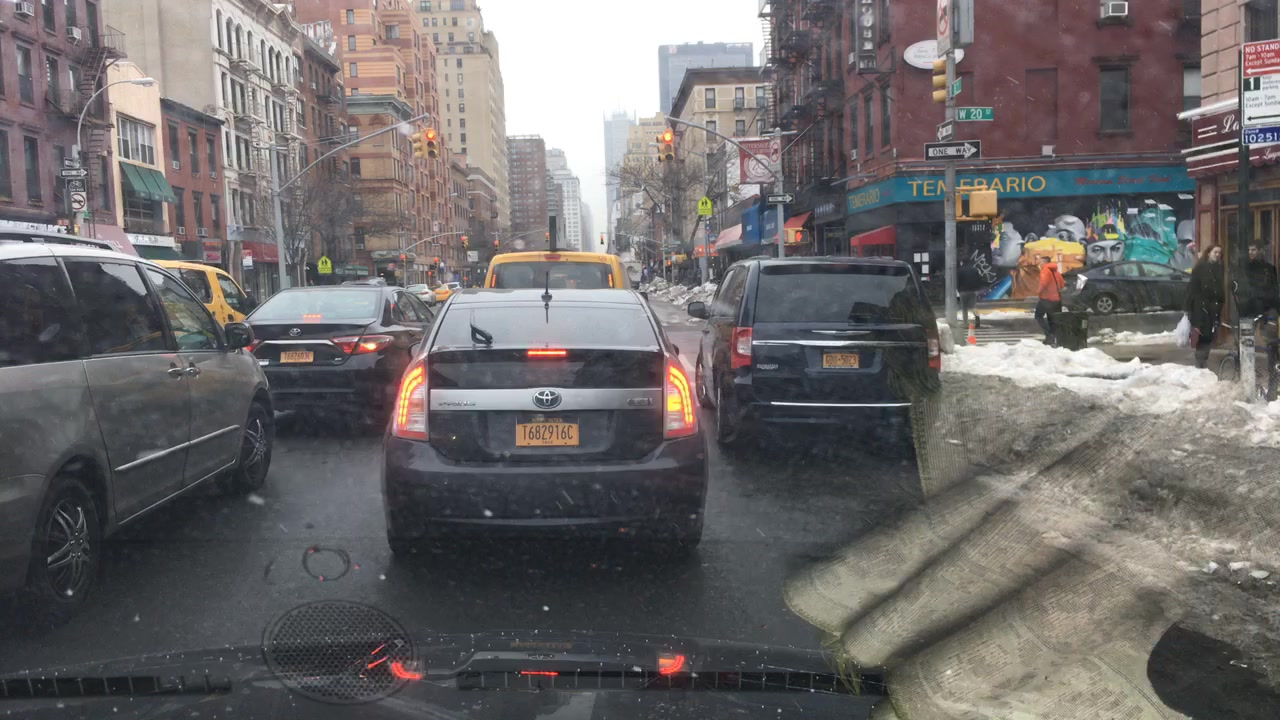
#> input picture data/test/1.jpg, 1280 x 720 px; its folder holds only this picture in this run
$ jupyter execute --allow-errors 06_Vehicle_recognition.ipynb
#> lines starting #> are read from the running program, lines starting #| are printed output that depends on the picture; after the words box and inside, x2 and y2 are one past the last pixel; in counts of white or black regions, pixels touching at a corner belong together
### src/window_manager.py
import cv2
import numpy as np


def slide_window_helper(img, x_start_stop=[None, None], y_start_stop=[None, None], window_size=[96, 64], overlapping=0.5):
    """
    Generate sliding windows over an image.

    Parameters:
    - img: numpy array, input image.
    - x_start_stop: list, x-axis start and stop positions for the window.
    - y_start_stop: list, y-axis start and stop positions for the window.
    - window_size: list, size of the sliding window [width, height].
    - overlapping: float, overlap percentage between consecutive windows.

    Returns:
    - windows: list, a list of sliding windows.
    """

    # If x or y start/stop positions are not defined, use the entire image
    x_start = x_start_stop[0] if x_start_stop[0] is not None else 0
    x_stop = x_start_stop[1] if x_start_stop[1] is not None else img.shape[1]
    y_start = y_start_stop[0] if y_start_stop[0] is not None else 0
    y_stop = y_start_stop[1] if y_start_stop[1] is not None else img.shape[0]

    # Calculate step size based on overlapping percentage
    step_x = int(window_size[0] * (1 - overlapping))
    step_y = int(window_size[1] * (1 - overlapping))

    # Initialize list to store sliding windows
    windows = []

    # Loop through x and y ranges
    for y in range(y_start, y_stop - window_size[1] + 1, step_y):
        for x in range(x_start, x_stop - window_size[0] + 1, step_x):
            # Calculate window coordinates
            window = [(x, y), (x + window_size[0], y + window_size[1])]
            windows.append(window)

    return windows


def slide_window(img, window_sizes, overlapping, x_start_stop=[None, None], y_start_stop=[None, None]):
    all_windows = []
    for (w, h), overlap in zip(window_sizes, overlapping):
        windows = slide_window_helper(img, x_start_stop, y_start_stop, [w, h], overlap)
        all_windows.extend(windows)
    return all_windows


# [5 lines left out: function draw_boxes, not called in this run]

### src/feature_manager.py
import numpy as np
from skimage import io, transform, feature
from tqdm import tqdm


def spatial_bin(image, size):

    features = transform.resize(image, size).ravel()

    return features


# [9 lines left out: function color_hist, not called in this run]


def hog_hist(
        image,
        orientations, pixels_per_cell, cells_per_block,
        transform_sqrt, channel_axis=None
):
    features = feature.hog(
        image,
        orientations=orientations,
        pixels_per_cell=pixels_per_cell,
        cells_per_block=cells_per_block,
        transform_sqrt=transform_sqrt,
        channel_axis=channel_axis,
    )
    return features


# [88 lines left out: functions feature_extraction, feature_pipeline, feature_from_images_pipeline, not called in this run]

### notebooks/06_Vehicle_recognition.ipynb
# Imports

[cell 1]
import sys
sys.path.append('../src')

from data_manager import (
    read_frame, annotations_for_frame,
    round_to_power_of_two,
    bounding_boxes_to_mask,
    run_length_encoding
)
from window_manager import slide_window, draw_boxes
from feature_manager import feature_extraction

import os
import math

import matplotlib.pyplot as plt
import pandas as pd
import numpy as np

import pickle
from tqdm import tqdm

import cv2
from skimage import io, color

data_path = '../data'

# Vehicle recognition dataset

[cell 2]
train_data_path = os.path.join(data_path, 'train')
test_data_path = os.path.join(data_path, 'test')

H, W, C = 720, 1280, 3
N = 2020

#> (a cell that did not finish here is left out)

# Check interesting window sizes

[cell 4]
interesting_windows = []

#> (the rest of this cell did not finish here and is left out)

[cell 5]
size_dic = {}

for i in range(1, 11):
    for j in range(1, 11):
        size_dic[(2**i, 2**j)] = interesting_windows.count((2**i, 2**j))

sorted_dic = dict(sorted(size_dic.items(), key=lambda item: item[1], reverse=True))
print(len(sorted_dic))
print(sorted_dic)
print(sum(sorted_dic.values()))

first_values_sum = sum(value for key, value in list(sorted_dic.items())[:5])
#> (the rest of this cell did not finish here and is left out)

# Search window

[cell 6]
# For method with extracted dataset

with open('models/classification_dataset_from_recognition_dataset_scaler.pkl', 'rb') as file:
#> (reads notebooks/models/classification_dataset_from_recognition_dataset_scaler.pkl from the repository)
    scaler = pickle.load(file)

with open('models/classification_dataset_from_recognition_dataset_classifier.pkl', 'rb') as file:
#> (reads notebooks/models/classification_dataset_from_recognition_dataset_classifier.pkl from the repository)
    classifier = pickle.load(file)

[cell 7]
# For method with external dataset

with open('models/external_classification_dataset_scaler.pkl', 'rb') as file:
#> (reads notebooks/models/external_classification_dataset_scaler.pkl from the repository)
    scaler = pickle.load(file)

with open('models/external_classification_dataset_classifier.pkl', 'rb') as file:
#> (reads notebooks/models/external_classification_dataset_classifier.pkl from the repository)
#> further down, test_image is the input picture: shape (720, 1280, 3); mean R, G, B 108.9, 105.4, 105.5
    classifier = pickle.load(file)

#> (a cell that did not finish here is left out)

#> (a cell that did not finish here is left out)

[cell 10]
# slide_window_params['window_sizes'] = \
#     [(32, 32), (64, 64), (128, 128), (256, 256), (512, 512)] + \
#     [(32, 16), (64, 32), (128, 64), (256, 128)] + \
#     [(256, 512)]
# slide_window_params['overlapping'] = \
#     [0.25, 0.25, 0.25, 0.25, 0.25] + \
#     [0.25, 0.25, 0.25, 0.25] + \
#     [0.25]

# slide_window_params['window_sizes'] = [(64,64), (128, 128), (256, 256), (512, 512)]
# slide_window_params['overlapping'] = [0.5, 0.5, 0.5, 0.5]

slide_window_params = {
    'x_start_stop': [None, None],
    'y_start_stop': [200, 550],
    'window_sizes': [(32,32), (64,64), (128, 128), (256, 256)],
    'overlapping': [0.5, 0.5, 0.5, 0.5]
}

print(slide_window_params['window_sizes'])

#> (the rest of this cell did not finish here and is left out)

[cell 11]
# For method with extracted dataset

slide_window_params = {
    'x_start_stop': [None, None],
    'y_start_stop': [200, 550],
    'window_sizes': [(32,32), (64,64), (128, 128), (256, 256)],
    'overlapping': [0.5, 0.5, 0.5, 0.5]
}
spatial_bin_params = {
    'spatial_size': (32,32)
}
color_hist_params = {
    'color_bins_n': 32,
    'color_bins_range': (0,256)
}
hog_hist_params = {
    'channel_axis': 2,
    'orientations': 9,
    'pixels_per_cell': (8, 8),
    'cells_per_block': (2, 2),
    'transform_sqrt': True
}

from skimage import transform

# [43 lines left out: function search_windows, not called in this run]

#> (the rest of this cell did not finish here and is left out)

[cell 12]
# For method with external dataset

slide_window_params = {
    'x_start_stop': [None, None],
    'y_start_stop': [200, 550],
    'window_sizes': [(32,32), (64,64), (128, 128), (256, 256)],
    'overlapping': [0.5, 0.5, 0.5, 0.5]
}
spatial_bin_params = {
    'spatial_size': (32,32)
}
color_hist_params = {
    'color_bins_n': 32,
    'color_bins_range': (0,256)
}
hog_hist_params = {
    'channel_axis': None,
    'orientations': 9,
    'pixels_per_cell': (8, 8),
    'cells_per_block': (2, 2),
    'transform_sqrt': True
}

from feature_manager import spatial_bin, hog_hist

def feature_extraction(
    image,
    spatial_size,
    color_bins_n, color_bins_range,
    orientations, pixels_per_cell, cells_per_block, transform_sqrt,
    channel_axis=None
):

    features = []

    spatial_features = spatial_bin(
        image,
        size=spatial_size
    )
    features.append(spatial_features)

    # [5 lines of commented-out code are left out]

    if channel_axis is not None:
        for channel in range(image.shape[channel_axis]):
            hog_features = hog_hist(
                image[:,:,channel],
                orientations=orientations, pixels_per_cell=pixels_per_cell, cells_per_block=cells_per_block,
                transform_sqrt=transform_sqrt
            )
            features.append(hog_features)
    else:
        hog_features = hog_hist(
                image,
                orientations=orientations, pixels_per_cell=pixels_per_cell, cells_per_block=cells_per_block,
                transform_sqrt=transform_sqrt
            )
        features.append(hog_features)

    return np.concatenate(features)

from skimage import io , color, transform

def search_windows(
    img, windows,
    scaler, classifier,
    spatial_size,
    color_bins_n, color_bins_range,
    orientations, pixels_per_cell, cells_per_block, transform_sqrt, channel_axis,
    resize=(64,64)
):

    # Create an empty list to receive positive detection windows
    on_windows = []
    # Iterate over all windows in the list
    count = 0

    for window in windows:
        count += 1

        # Extract the test window from original image
        test_img = transform.resize(img[window[0][1]:window[1][1], window[0][0]:window[1][0]], resize)
        test_img = color.rgb2gray(test_img)

        # Extract features for that window using single_img_features()
        features = feature_extraction(
            test_img,
            spatial_size,
            color_bins_n, color_bins_range,
            orientations, pixels_per_cell, cells_per_block, transform_sqrt, channel_axis
        )

        # Scale extracted features to be fed to classifier
        test_features = scaler.transform(np.array(features).reshape(1, -1))

        # Predict using your classifier
        prediction = classifier.predict(test_features)

        if prediction == 1 and not any(
            all(
                [win[0][0] <= window[0][0], win[0][1] <= window[0][1],
                 win[1][0] >= window[1][0], win[1][1] >= window[1][1]]
            ) for win in on_windows
        ):
            on_windows.append(window)

    return on_windows


#> (the rest of this cell did not finish here and is left out)

# Heatmap

[cell 13]
from scipy.ndimage import label

def add_heat(heatmap, bbox_list):
    for box in bbox_list:
        heatmap[box[0][1]:box[1][1], box[0][0]:box[1][0]] += 1
    return heatmap

def apply_threshold(heatmap, threshold):
    heatmap[heatmap <= threshold] = 0
    return heatmap

# [16 lines left out: function draw_labeled_bboxes, not called in this run]

#> (a cell that did not finish here is left out)

#> (a cell that did not finish here is left out)

[cell 16]
plt.figure(figsize=(16,9))
plt.subplot(1,2,1)
#> (the rest of this cell did not finish here and is left out)

# Recognition

[cell 17]
# For method with extracted dataset

slide_window_params = {
    'x_start_stop': [None, None],
    'y_start_stop': [200, 550],
    'window_sizes': [(32,32), (64,64), (128, 128), (256, 256)],
    'overlapping': [0.5, 0.5, 0.5, 0.5]
}
spatial_bin_params = {
    'spatial_size': (32,32)
}
color_hist_params = {
    'color_bins_n': 32,
    'color_bins_range': (0,256)
}
hog_hist_params = {
    'channel_axis': 2,
    'orientations': 9,
    'pixels_per_cell': (8, 8),
    'cells_per_block': (2, 2),
    'transform_sqrt': True
}
heat_threshold = 1

with open('models/classification_dataset_from_recognition_dataset_scaler.pkl', 'rb') as file:
    scaler = pickle.load(file)

with open('models/classification_dataset_from_recognition_dataset_classifier.pkl', 'rb') as file:
    classifier = pickle.load(file)

NAME_OF_OUTPUT_FILE = 'outputs/with_classification_dataset_from_recognition_dataset.csv'

[cell 18]
# For method with external dataset

slide_window_params = {
    'x_start_stop': [None, None],
    'y_start_stop': [200, 550],
    'window_sizes': [(32,32), (64,64), (128, 128), (256, 256)],
    'overlapping': [0.5, 0.5, 0.5, 0.5]
}
spatial_bin_params = {
    'spatial_size': (32,32)
}
color_hist_params = {
    'color_bins_n': 32,
    'color_bins_range': (0,256)
}
hog_hist_params = {
    'channel_axis': None,
    'orientations': 9,
    'pixels_per_cell': (8, 8),
    'cells_per_block': (2, 2),
    'transform_sqrt': True
}
heat_threshold = 1

with open('models/external_classification_dataset_scaler.pkl', 'rb') as file:
    scaler = pickle.load(file)

with open('models/external_classification_dataset_classifier.pkl', 'rb') as file:
    classifier = pickle.load(file)

NAME_OF_OUTPUT_FILE = 'outputs/with_classification_dataset_from_external_dataset.csv'

[cell 19]
test_files = sorted(os.listdir(test_data_path), key=lambda x: int(x.split('.')[0]))
test_files[:2]

[cell 20]
# [11 lines left out: function bounding_boxes_to_mask, not called in this run]

[cell 21]
rows = []

#> (the rest of this cell did not finish here and is left out)

#> after the loop in slide_window, `for (w, h), overlap in zip(window_sizes, overlapping):`: all_windows = 2016 items

    # Detects cars in the windows
    windows_with_cars = search_windows(
        test_image, windows,
        scaler, classifier,
        **spatial_bin_params,
        **color_hist_params,
        **hog_hist_params
    )
#> the loop in search_windows, `for window in windows:` made 2016 passes
#> (window, prediction) on passes 1 to 3: ([(0, 200), (32, 232)], [0]), ([(16, 200), (48, 232)], [1]), ([(32, 200), (64, 232)], [0])
#> pass 1, in search_windows, `test_img = transform.resize(img[window[0][1]:window[1][1], window[0][0..`:
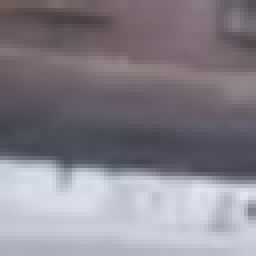
#> test_img: shape (64, 64, 3) float64 (shown 4 times larger); mean R, G, B 0.529, 0.51, 0.546
#> pass 2, in search_windows, `test_img = transform.resize(img[window[0][1]:window[1][1], window[0][0..`:
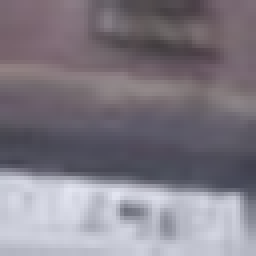
#> test_img: shape (64, 64, 3) float64 (shown 4 times larger); mean R, G, B 0.507, 0.485, 0.523
#> after the loop in search_windows, `for window in windows:`:
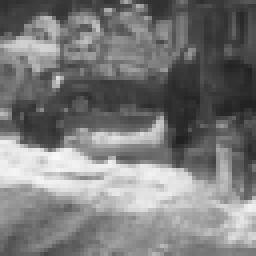
#> test_img: shape (64, 64) float64 (shown 4 times larger); min 0.127, max 0.975, mean 0.481
#> after the loop in search_windows, `for window in windows:`: count = 2016; on_windows = 158 items
    # Heatmap
    heat = np.zeros_like(test_image[:,:,0]).astype(np.float32)
    heat = add_heat(heat, windows_with_cars)
#> the loop in add_heat, `for box in bbox_list:` made 158 passes
#> box on passes 1 to 3: [(16, 200), (48, 232)], [(112, 200), (144, 232)], [(128, 200), (160, 232)]
#> after the loop in add_heat, `for box in bbox_list:`:
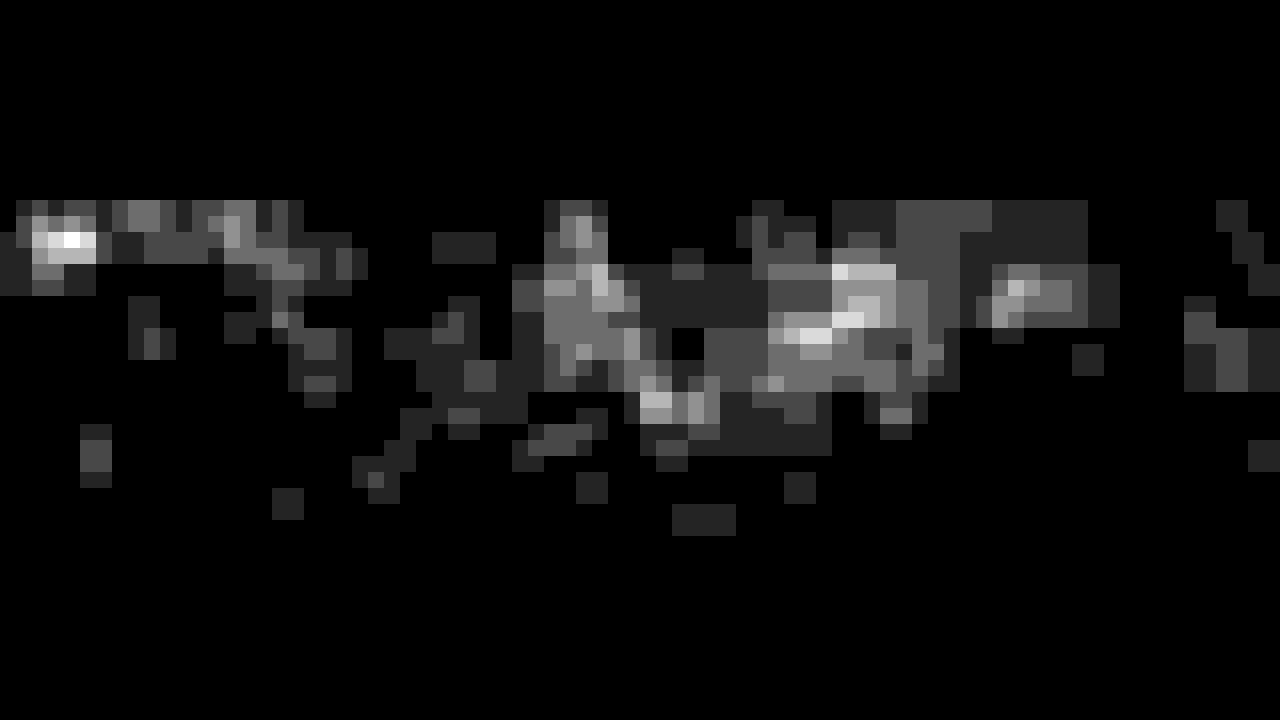
#> heatmap: shape (720, 1280) float32; min 0, max 7, mean 0.379; drawn with min black and max white
    heat = apply_threshold(heat, heat_threshold)
#> in apply_threshold, `heatmap[heatmap <= threshold] = 0`: heatmap: shape (720, 1280) float32; 9.86% of pixels changed, all inside (x1, y1, x2, y2) = (0, 200, 1280, 536)
    heatmap = np.clip(heat, 0, 255)

    # Find final boxes from heatmap using label function
    labels = label(heatmap)
    draw_img, boxes = draw_labeled_bboxes(np.copy(frame), labels)

    # encode the bounding boxes detected for the frame
    rle = run_length_encoding(bounding_boxes_to_mask(boxes, H, W))

    #append the predicted bounding boxes to your results' list
    rows.append(['test/' + file_name, rle])

# generate csv submission
df_prediction = pd.DataFrame(columns=['Id', 'Predicted'], data=rows).set_index('Id')
df_prediction.to_csv(NAME_OF_OUTPUT_FILE)
